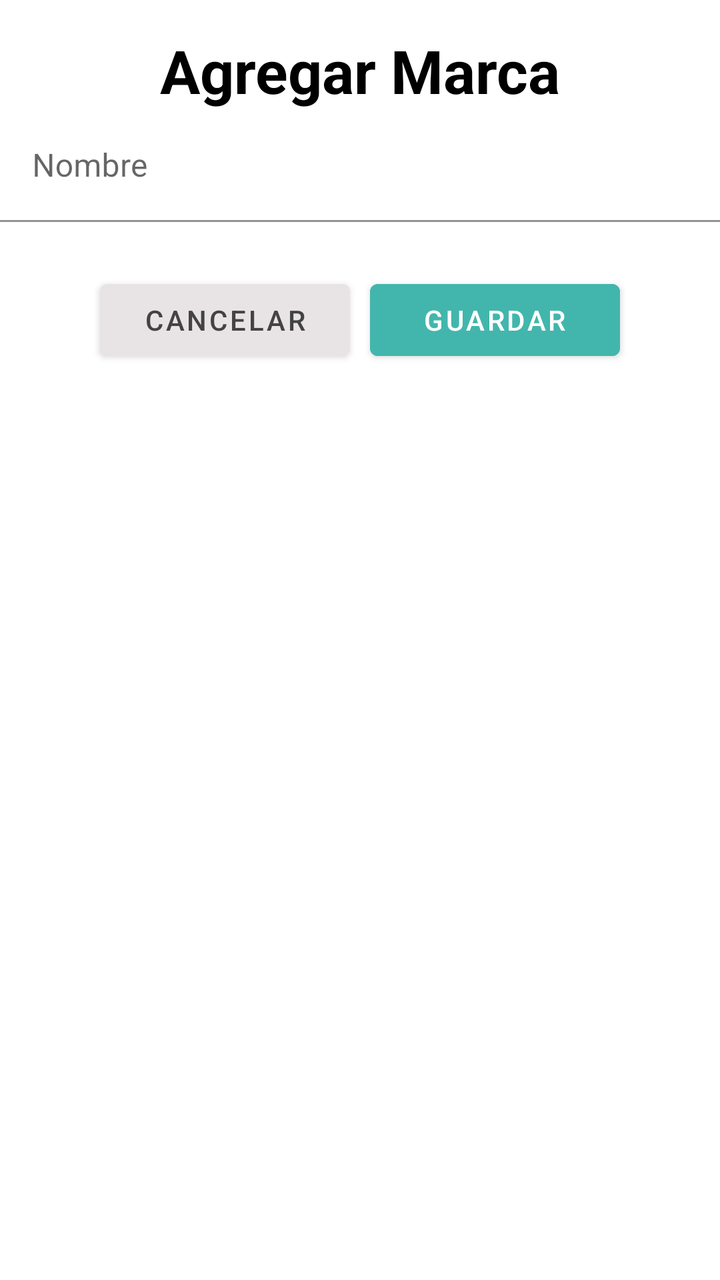
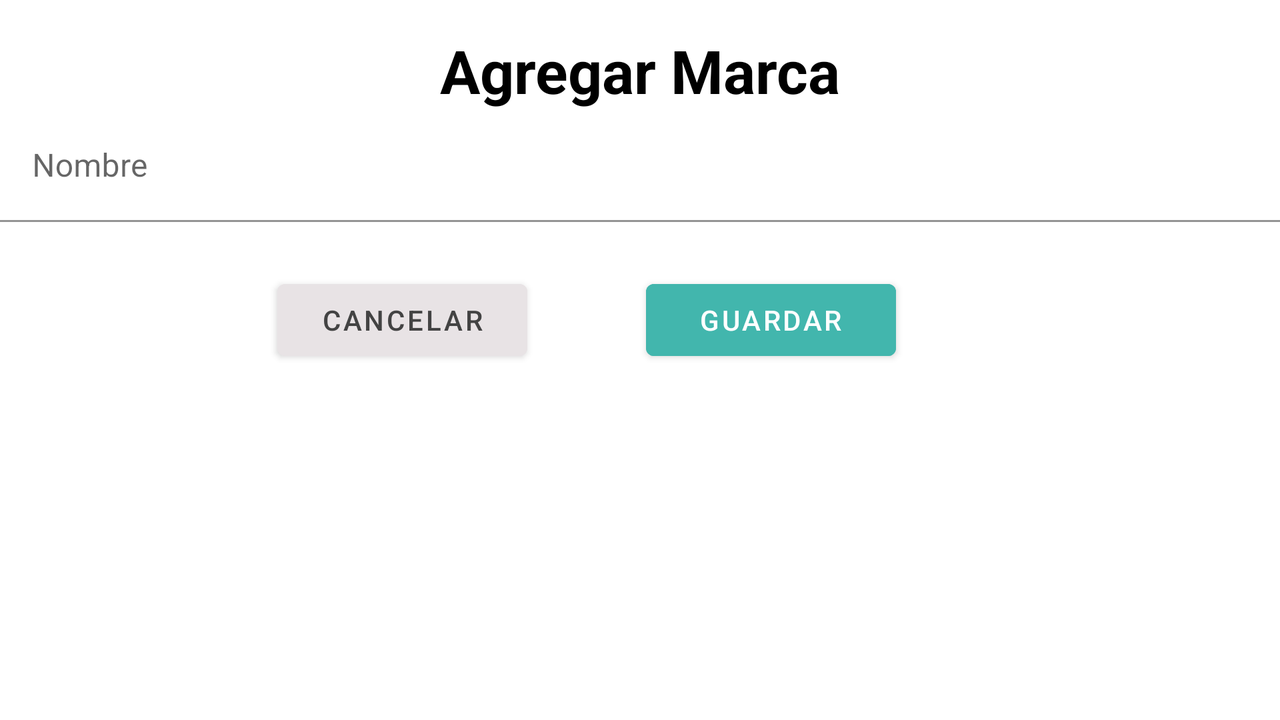

One screen, two layout resources from the same app: the default and the repository's alternative for another configuration. Each is rendered where Android would select it; the XML of both is given below.
<!-- AndroidManifest.xml: application theme Theme.GestorDeInventario -->
<!-- res/layout/activity_agregar_marca.xml -->
<?xml version="1.0" encoding="utf-8"?>
<androidx.constraintlayout.widget.ConstraintLayout xmlns:android="http://schemas.android.com/apk/res/android"
    xmlns:app="http://schemas.android.com/apk/res-auto"
    xmlns:tools="http://schemas.android.com/tools"
    android:layout_width="match_parent"
    android:layout_height="match_parent"
    tools:context=".Agregar_Marca">

    <LinearLayout
    android:id="@+id/linearLayout3"
    android:layout_width="match_parent"
    android:layout_height="match_parent"
    android:orientation="vertical"
    android:paddingTop="15dp"
    android:paddingBottom="15dp"
    app:layout_constraintEnd_toEndOf="parent"
    app:layout_constraintHorizontal_bias="0.5"
    app:layout_constraintStart_toStartOf="parent"
    app:layout_constraintTop_toTopOf="parent">

    <TextView
        android:id="@+id/tituloPrincipal"
        android:layout_width="match_parent"
        android:layout_height="wrap_content"
        android:text="@string/titulo_AgregarMarca"
        android:textAlignment="center"
        android:textColor="#000000"
        android:textSize="30sp"
        android:textStyle="bold" />


        <LinearLayout
            android:layout_width="match_parent"
            android:layout_height="wrap_content"
            android:orientation="vertical">

            <com.google.android.material.textfield.TextInputLayout
                android:layout_width="match_parent"
                android:layout_height="wrap_content"
                app:boxBackgroundColor="@null">

                <EditText
                    android:id="@+id/nombreMarca"
                    android:layout_width="match_parent"
                    android:layout_height="match_parent"
                    android:hint="@string/nombre_producto"
                    android:importantForAutofill="no"
                    android:inputType="text"
                    android:singleLine="true" />

            </com.google.android.material.textfield.TextInputLayout>

        </LinearLayout>
        <Space
            android:id="@+id/space"
            android:layout_width="match_parent"
            android:layout_height="25dp" />

        <androidx.constraintlayout.widget.ConstraintLayout
            android:layout_width="match_parent"
            android:layout_height="100dp"
            app:layout_constraintBottom_toBottomOf="parent"
            app:layout_constraintEnd_toEndOf="parent"
            app:layout_constraintHorizontal_bias="0.5"
            app:layout_constraintStart_toStartOf="parent"
            app:layout_constraintTop_toBottomOf="@+id/space">

            <Button
                android:id="@+id/botonAgregarMarca"
                android:layout_width="125dp"
                android:layout_height="wrap_content"
                android:layout_marginEnd="50dp"
                android:backgroundTint="#42b6ad"
                android:onClick="guardarAgregar"
                android:text="@string/boton_guardar"
                app:layout_constraintBottom_toBottomOf="parent"
                app:layout_constraintEnd_toEndOf="parent"
                app:layout_constraintTop_toTopOf="parent"
                app:layout_constraintVertical_bias="0.0" />

            <Button
                android:id="@+id/botonCancelarMarca"
                android:layout_width="125dp"
                android:layout_height="wrap_content"
                android:layout_marginStart="50dp"
                android:backgroundTint="#E8E3E5"
                android:onClick="cancelarAgregar"
                android:text="@string/boton_cancelar"
                android:textColor="#434343"
                app:layout_constraintBottom_toBottomOf="parent"
                app:layout_constraintStart_toStartOf="parent"
                app:layout_constraintTop_toTopOf="parent"
                app:layout_constraintVertical_bias="0.0" />

        </androidx.constraintlayout.widget.ConstraintLayout>

    </LinearLayout>

</androidx.constraintlayout.widget.ConstraintLayout>
<!-- resources referenced by this layout -->
<resources>
  <string name="boton_cancelar">Cancelar</string>
  <string name="boton_guardar">Guardar</string>
  <string name="nombre_producto">Nombre</string>
  <string name="titulo_AgregarMarca">Agregar Marca</string>
  <style name="Theme.GestorDeInventario" parent="Theme.MaterialComponents.DayNight.DarkActionBar">
          
          <item name="colorPrimary">@color/purple_500</item>
          <item name="colorPrimaryVariant">@color/purple_700</item>
          <item name="colorOnPrimary">@color/white</item>
          
          <item name="colorSecondary">@color/teal_200</item>
          <item name="colorSecondaryVariant">@color/teal_700</item>
          <item name="colorOnSecondary">@color/black</item>
          
          <item name="android:statusBarColor" tools:targetApi="l">?attr/colorPrimaryVariant</item>
          
      </style>
</resources>
<!-- res/layout-land/activity_agregar_marca.xml (the repository's variant of the layout above) -->
<!-- drawn on the phone turned sideways -->
<?xml version="1.0" encoding="utf-8"?>
<androidx.constraintlayout.widget.ConstraintLayout xmlns:android="http://schemas.android.com/apk/res/android"
    xmlns:app="http://schemas.android.com/apk/res-auto"
    xmlns:tools="http://schemas.android.com/tools"
    android:layout_width="match_parent"
    android:layout_height="match_parent"
    tools:context=".Agregar_Marca">

    <LinearLayout
        android:id="@+id/linearLayout3"
        android:layout_width="match_parent"
        android:layout_height="match_parent"
        android:orientation="vertical"
        android:paddingTop="15dp"
        android:paddingBottom="15dp"
        app:layout_constraintEnd_toEndOf="parent"
        app:layout_constraintHorizontal_bias="0.5"
        app:layout_constraintStart_toStartOf="parent"
        app:layout_constraintTop_toTopOf="parent">

        <TextView
            android:id="@+id/tituloPrincipal"
            android:layout_width="match_parent"
            android:layout_height="wrap_content"
            android:text="@string/titulo_AgregarMarca"
            android:textAlignment="center"
            android:textColor="#000000"
            android:textSize="30sp"
            android:textStyle="bold" />


        <LinearLayout
            android:layout_width="match_parent"
            android:layout_height="wrap_content"
            android:orientation="vertical">

            <com.google.android.material.textfield.TextInputLayout
                android:layout_width="match_parent"
                android:layout_height="wrap_content"
                app:boxBackgroundColor="@null">

                <EditText
                    android:id="@+id/nombreMarca"
                    android:layout_width="match_parent"
                    android:layout_height="match_parent"
                    android:hint="@string/nombre_producto"
                    android:importantForAutofill="no"
                    android:inputType="text"
                    android:singleLine="true" />

            </com.google.android.material.textfield.TextInputLayout>

        </LinearLayout>
        <Space
            android:id="@+id/space"
            android:layout_width="match_parent"
            android:layout_height="25dp" />

        <androidx.constraintlayout.widget.ConstraintLayout
            android:layout_width="match_parent"
            android:layout_height="100dp"
            app:layout_constraintBottom_toBottomOf="parent"
            app:layout_constraintEnd_toEndOf="parent"
            app:layout_constraintHorizontal_bias="0.5"
            app:layout_constraintStart_toStartOf="parent"
            app:layout_constraintTop_toBottomOf="@+id/space">

            <Button
                android:id="@+id/botonAgregarMarca"
                android:layout_width="125dp"
                android:layout_height="wrap_content"
                android:layout_marginEnd="192dp"
                android:backgroundTint="#42b6ad"
                android:onClick="guardarAgregar"
                android:text="@string/boton_guardar"
                app:layout_constraintBottom_toBottomOf="parent"
                app:layout_constraintEnd_toEndOf="parent"
                app:layout_constraintTop_toTopOf="parent"
                app:layout_constraintVertical_bias="0.0" />

            <Button
                android:id="@+id/botonCancelarMarca"
                android:layout_width="125dp"
                android:layout_height="wrap_content"
                android:layout_marginStart="50dp"
                android:backgroundTint="#E8E3E5"
                android:onClick="cancelarAgregar"
                android:text="@string/boton_cancelar"
                android:textColor="#434343"
                app:layout_constraintBottom_toBottomOf="parent"
                app:layout_constraintEnd_toStartOf="@+id/botonAgregarMarca"
                app:layout_constraintHorizontal_bias="0.598"
                app:layout_constraintStart_toStartOf="parent"
                app:layout_constraintTop_toTopOf="parent"
                app:layout_constraintVertical_bias="0.0" />

        </androidx.constraintlayout.widget.ConstraintLayout>

    </LinearLayout>

</androidx.constraintlayout.widget.ConstraintLayout>
